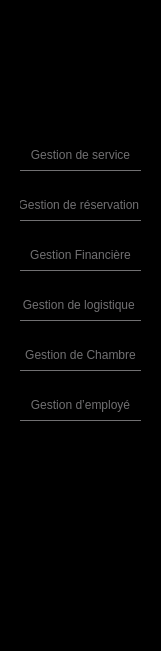
     <widget class="QWidget" name="widget_10" native="true">
      <property name="geometry">
       <rect>
        <x>0</x>
        <y>0</y>
        <width>161</width>
        <height>651</height>
       </rect>
      </property>
      <property name="styleSheet">
       <string notr="true">QWidget{
background:black;

}
QPushButton{
background:transparent;
border:none;
color:#717072;
border-bottom:1px solid #717072;
}
QPushButton:hover{
text-color:white;
border-bottom:2px solid white;
}</string>
      </property>
      <widget class="QPushButton" name="pushButton_6">
       <property name="geometry">
        <rect>
         <x>20</x>
         <y>140</y>
         <width>121</width>
         <height>31</height>
        </rect>
       </property>
       <property name="text">
        <string>Gestion de service</string>
       </property>
      </widget>
      <widget class="QPushButton" name="pushButton_58">
       <property name="geometry">
        <rect>
         <x>20</x>
         <y>290</y>
         <width>121</width>
         <height>31</height>
        </rect>
       </property>
       <property name="text">
        <string>Gestion de logistique </string>
       </property>
      </widget>
      <widget class="QPushButton" name="pushButton_59">
       <property name="geometry">
        <rect>
         <x>20</x>
         <y>240</y>
         <width>121</width>
         <height>31</height>
        </rect>
       </property>
       <property name="text">
        <string>Gestion Financière</string>
       </property>
      </widget>
      <widget class="QPushButton" name="pushButton_60">
       <property name="geometry">
        <rect>
         <x>20</x>
         <y>190</y>
         <width>121</width>
         <height>31</height>
        </rect>
       </property>
       <property name="text">
        <string>Gestion de réservation </string>
       </property>
      </widget>
      <widget class="QPushButton" name="pushButton_61">
       <property name="geometry">
        <rect>
         <x>20</x>
         <y>340</y>
         <width>121</width>
         <height>31</height>
        </rect>
       </property>
       <property name="text">
        <string>Gestion de Chambre</string>
       </property>
      </widget>
      <widget class="QPushButton" name="pushButton_62">
       <property name="geometry">
        <rect>
         <x>20</x>
         <y>390</y>
         <width>121</width>
         <height>31</height>
        </rect>
       </property>
       <property name="text">
        <string>Gestion d’employé</string>
       </property>
      </widget>
     </widget>
